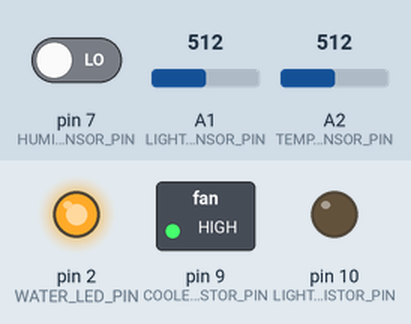
Recording of a sketch running on a simulated Arduino Mega 2560, built with avr-gcc and run on an emulated ATmega2560. Parts: switched loads named in the sketch (green lamp = pin HIGH), output pins drawn as LEDs (lit = HIGH). The inputs (shaded band) are chosen by the test bench; at power-on: A2 (TEMPERATURE_SENSOR_PIN) = 512, A1 (LIGHT_SENSOR_PIN) = 512, pin 7 (HUMIDITY_SENSOR_PIN) LOW.

Above: at 1.2 s.
1.3 s: A2 (TEMPERATURE_SENSOR_PIN) set to 317
2.8 s: A2 (TEMPERATURE_SENSOR_PIN) set to 300
At 4.2 s:
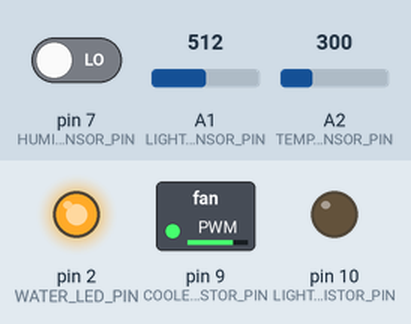
4.5 s: A1 (LIGHT_SENSOR_PIN) set to 115
6.0 s: A1 (LIGHT_SENSOR_PIN) set to 97
At 7.4 s:
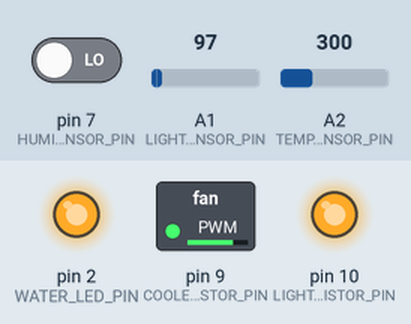
7.7 s: pin 7 (HUMIDITY_SENSOR_PIN) driven HIGH
At 8.5 s:
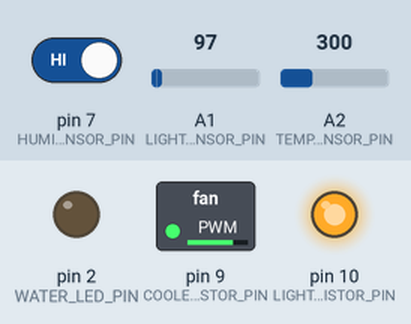
9.2 s: A1 (LIGHT_SENSOR_PIN) set to 122
At 9.7 s:
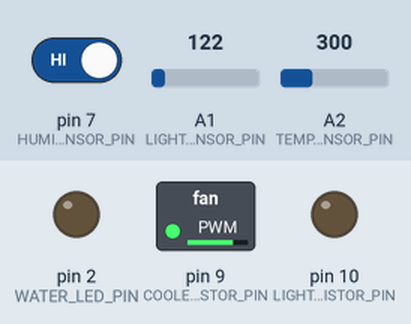
Timing chart, 0 to 11.7 s (numbered marks = the images above; inputs shaded):
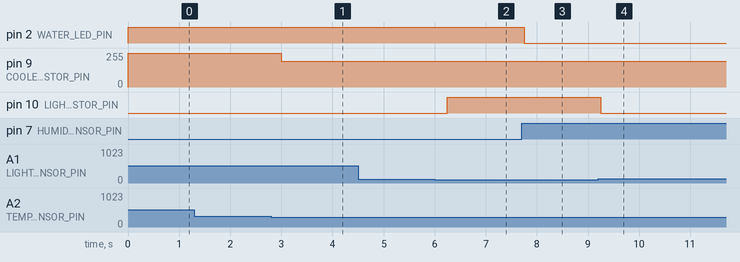

The sketch:

cultibot.ino
```cpp
// Habilitacion de debug para la impresion por el puerto serial ...
//----------------------------------------------
#define SERIAL_DEBUG_ENABLED 0

#if SERIAL_DEBUG_ENABLED
#define DebugPrint(str)      \
    {                        \
        Serial.println(str); \
    }
#else
#define DebugPrint(str)
#endif

#define DebugPrintEstado(state, event)                              \
    {                                                               \
        String est = state;                                         \
        String evt = event;                                         \
        String str;                                                 \
        str = "STATE-> [" + est + "]: " + "EVENT-> [" + evt + "]."; \
        DebugPrint(str);                                            \
    }
//----------------------------------------------

// <-------------------------CONSTANTES------------------------->

/********************************** SENSORES **********************************/
#define TEMPERATURE_SENSOR_PIN A2
#define HUMIDITY_SENSOR_PIN 7
#define LIGHT_SENSOR_PIN A1

/********************************* ACTUADORES *********************************/
#define WATER_LED_PIN 2
#define COOLER_TRANSISTOR_PIN 9
#define LIGHTBULB_TRANSISTOR_PIN 10

/***************************** UMBRALES GENERALES *****************************/
#define MIN_VALUE 0
#define MAX_VALUE 100

#define LIGHT_MIN_VALUE 0
#define LIGHT_MAX_VALUE 420

#define LIGHTBULB_MIN_VALUE 0
#define LIGHTBULB_MAX_VALUE 255

#define COOLER_OFF 0
#define COOLER_25 64
#define COOLER_50 128
#define COOLER_75 192
#define COOLER_100 255

#define TEMP_SENSOR_PIN_CONST 0.48828125
#define TEMP_SENSOR_PIN_CONST2 50

/*************************** UMBRALES PARTICULARES ****************************/
#define CRITIC_HIGH_TEMP_100 100
#define CRITIC_HIGH_TEMP_75 75
#define CRITIC_HIGH_TEMP_50 50
#define CRITIC_HIGH_TEMP_25 25
#define CRITIC_LOW_TEMP 20

#define CRITIC_LOW_LIGHT 25

#define CRITIC_LOW_HUMIDITY 90

#define INITIAL_TEMP -1500
#define INITIAL_HUMIDITY -1500
#define INITIAL_LIGHT -1

enum enum_states
{
    INITIAL,
    IDLE,
    MONITORING,
    EVALUATING,
    ADECUATING
};
String states[] = {"INITIAL", "IDLE", "MONITORING", "EVALUATING", "ADECUATING"};

enum enum_events
{
    CONTINUE,
    MONITOR_NEEDED,
    MONITORED,
    EVALUATED,
    ADECUATED
};
String events[] = {"CONTINUE", "MONITOR_NEEDED", "MONITORED", "EVALUATED", "ADECUATED"};

#define STATES 5
#define EVENTS 5

void ini();
void check_if_monitor_is_needed();
bool is_valid_transition(int, int);
void finite_state_machine();
void init_();
void none();
void wait();
void monitor_plant();
void monitored_plant();
void adecuate();
void idle_again();
void error();

typedef void (*transition)();

transition transitions[STATES][EVENTS] = {
    {init_, error, error, error, error},          // state INITIAL
    {wait, monitor_plant, error, error, wait},    // state IDLE
    {none, error, monitored_plant, error, error}, // state MONITORING
    {none, error, error, adecuate, error},        // state EVALUATING
    {none, error, error, error, idle_again}       // state ADECUATING
    // CONTINUE, MONITOR_NEEDED, MONITORED, EVALUATED, ADECUATED
};

// TEMPORIZADOR POR HARDWARE
#define REGISTRO_TCCR1A 0b00000000
#define REGISTRO_TCCR1B 0b00001101
#define REGISTRO_OCR1A 3905.25 // Interrupcion cada 0.25 segundo

// <-------------------------ESTRUCTURAS------------------------->
typedef struct
{
    int type;
    int light;
    float temperature;
    float humidity;
    bool light_ok;
    bool temperature_ok;
    bool humidity_ok;
} struct_event;

// <-------------------------VARIABLES GLOBALES------------------------->

int prev_temp;
int prev_light;
int prev_humidity;

// Para maquina de estados
int state;
struct_event event;
bool timeout;

// <-------------------------FUNCIONES ARDUINO------------------------->

void setup()
{
    Serial.begin(9600);

    // Inicializacion del sw
    ini();

    // Inicialización de los contadores para el timer por hw
    TCCR1A = REGISTRO_TCCR1A;
    TCCR1B = REGISTRO_TCCR1B;
    OCR1A = REGISTRO_OCR1A;
    TIMSK1 = bit(OCIE1A);
    sei();
}

void loop()
{
    finite_state_machine();
}

ISR(TIMER1_COMPA_vect) { timeout = true; }

// <-------------------------FUNCIONES SENSORES------------------------->

float read_temperature(int sensor)
{
    // Lectura y cálculo para obtener la temperatura del ambiente
    int temp_value = analogRead(sensor);
    return TEMP_SENSOR_PIN_CONST * temp_value - TEMP_SENSOR_PIN_CONST2;
}

float read_humidity(int sensor)
{
    // Lectura de la humedad del ambiente
    return digitalRead(sensor);
}

int read_light(int sensor)
{
    // Realizamos un mapeo para tener el porcentaje de luz recibido
    int light_value = analogRead(sensor);
    return map(light_value, LIGHT_MIN_VALUE, LIGHT_MAX_VALUE, MIN_VALUE, MAX_VALUE);
}

bool check_temperature()
{
    // Retorna falso cuando la temperatura esta en la region critica
    return event.temperature > CRITIC_LOW_TEMP && event.temperature < CRITIC_HIGH_TEMP_25;
}

bool check_light()
{
    // Devuelve falso cuando se tiene un nivel de luz bajo
    return event.light > CRITIC_LOW_LIGHT;
}

bool check_humidity()
{
    // Devuelve falso cuando se tiene un nivel de humedad bajo
    return event.humidity;
}

void turn_off_triggers()
{
    // Para indicar que se adecuo las condiciones ambientales
    event.type = ADECUATED;
    digitalWrite(LIGHTBULB_TRANSISTOR_PIN, LOW);
    digitalWrite(WATER_LED_PIN, LOW);
    analogWrite(COOLER_TRANSISTOR_PIN, COOLER_OFF);
}

void turn_on_triggers()
{
    if (!event.humidity_ok)
    {
        digitalWrite(WATER_LED_PIN, HIGH);
    }
    else
    {
        digitalWrite(WATER_LED_PIN, LOW);
    }

    if (event.temperature > CRITIC_HIGH_TEMP_25)
    {
        int cooler_intensity = get_cooler_intensity(event.temperature);
        analogWrite(COOLER_TRANSISTOR_PIN, cooler_intensity);
    }
    else
    {
        analogWrite(COOLER_TRANSISTOR_PIN, COOLER_OFF);

        if (event.temperature < CRITIC_LOW_TEMP)
        {
            digitalWrite(LIGHTBULB_TRANSISTOR_PIN, HIGH);
        }
        else
        {
            digitalWrite(LIGHTBULB_TRANSISTOR_PIN, LOW);
        }
    }

    // Segun el estado de los sensores se apagan o se prenden
    if (!event.light_ok)
    {
        digitalWrite(LIGHTBULB_TRANSISTOR_PIN, HIGH);
    }
    else
    {
        // Solo apago la luz si NO la prendi por temperatura previamente
        int newVal = (event.temperature < CRITIC_LOW_TEMP) ? HIGH : LOW;
        digitalWrite(LIGHTBULB_TRANSISTOR_PIN, newVal);
    }

    // Para indicar que se adecuo las condiciones ambientales
    event.type = ADECUATED;
}

int get_cooler_intensity(int temperature)
{
    // Calculo de la intensidad del cooler
    if (temperature > CRITIC_HIGH_TEMP_100)
    {
        return COOLER_100;
    }
    if (temperature > CRITIC_HIGH_TEMP_75)
    {
        return COOLER_75;
    }
    if (temperature > CRITIC_HIGH_TEMP_50)
    {
        return COOLER_50;
    }
    return COOLER_25;
}

// <------------------------- MAQUINA DE ESTADOS ------------------------->

void ini()
{
    // Inicializacion de los pines
    pinMode(LIGHT_SENSOR_PIN, INPUT);
    pinMode(HUMIDITY_SENSOR_PIN, INPUT);
    pinMode(TEMPERATURE_SENSOR_PIN, INPUT);
    pinMode(LIGHTBULB_TRANSISTOR_PIN, OUTPUT);
    pinMode(COOLER_TRANSISTOR_PIN, OUTPUT); // Pin como salida digital para PWM
    pinMode(WATER_LED_PIN, OUTPUT);

    // Inicializacion de variables en valores imposibles

    // Sensores toman valores imposibles como iniciales
    prev_temp = INITIAL_TEMP;
    prev_light = INITIAL_LIGHT;
    prev_humidity = INITIAL_HUMIDITY;

    timeout = false;
    state = INITIAL;
    event.type = CONTINUE;
}

void check_if_monitor_is_needed()
{
    // Solo para verificar si ocurrio la interrupcion.
    if (timeout)
    {
        timeout = false;
        event.type = MONITOR_NEEDED;
    }
    else
    {
        event.type = CONTINUE;
    }
}

bool is_valid_transition(int event, int state)
{
    return (event >= 0) && (event < EVENTS) && (state >= 0) && (state < STATES);
}

void finite_state_machine()
{
    if (!is_valid_transition(event.type, state))
    {
        DebugPrint("Error al transicionar de estados");
        return;
    }

    if (event.type != CONTINUE)
    {
        DebugPrintEstado(states[event.type], events[state]);
    }
    transitions[state][event.type]();
}

void init_()
{
    state = IDLE;
}

void none()
{
}

void wait()
{
    check_if_monitor_is_needed();
}

void monitor_plant()
{
    check_if_monitor_is_needed();

    // Se dispara la lectura de los sensores
    state = MONITORING;

    event.light = read_light(LIGHT_SENSOR_PIN);
    event.temperature = read_temperature(TEMPERATURE_SENSOR_PIN);
    event.humidity = read_humidity(HUMIDITY_SENSOR_PIN);

    // Para indicar que se realizo el senseo
    event.type = MONITORED;
}

void monitored_plant()
{
    // Con este evento se dispara la verificacion de los valores obtenidos
    state = EVALUATING;

    event.light_ok = check_light();
    event.temperature_ok = check_temperature();
    event.humidity_ok = check_humidity();

    // Para indicar que se realizo la verificacion de datos
    event.type = EVALUATED;
}

void adecuate()
{
    state = ADECUATING;

    // Con este evento se dispara la actualizacion de los actuadores
    if (event.temperature_ok && event.light_ok && event.humidity_ok)
    {
        turn_off_triggers();
    }
    else
    {
        turn_on_triggers();
    }
}

void idle_again()
{
    state = IDLE;
}

void error()
{
    DebugPrint("Ocurrio un error en la transicion de estados.")
}
```

Measured:
- the behaviour switches between 310 and 309 on A2 (TEMPERATURE_SENSOR_PIN) (found by bisection; images 0 and 1)
- the behaviour switches between 110 and 109 on A1 (LIGHT_SENSOR_PIN) (found by bisection; images 1 and 2)
- after the input at 1.3 s, every drawn part: stays the same
- after the input at 2.8 s, pin 9 (COOLER_TRANSISTOR_PIN): 255/255 → 192/255 after 0.20 s
- after the input at 4.5 s, every drawn part: stays the same
- after the input at 6.0 s, pin 10 (LIGHTBULB_TRANSISTOR_PIN): LOW → HIGH after 0.25 s
- after the input at 7.7 s, pin 2 (WATER_LED_PIN): HIGH → LOW after 0.05 s
- after the input at 9.2 s, pin 10 (LIGHTBULB_TRANSISTOR_PIN): HIGH → LOW after 0.05 s
